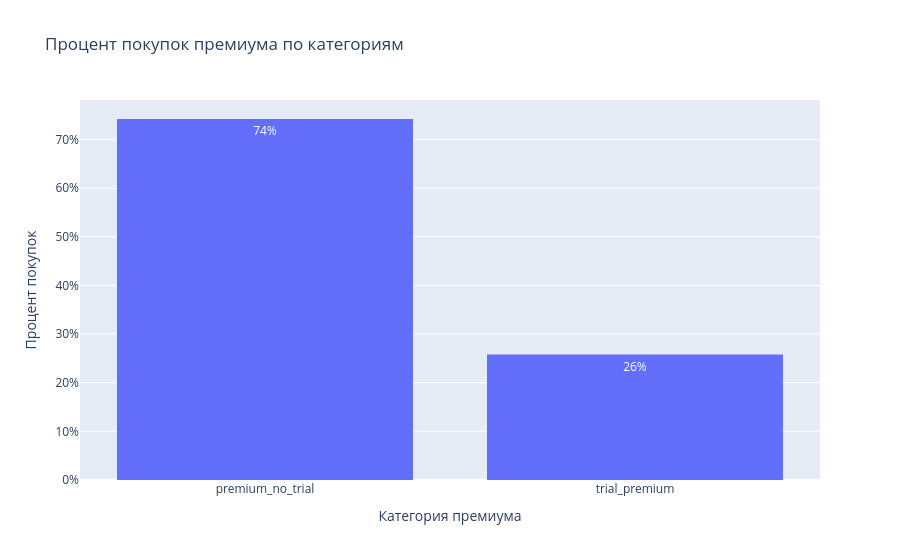

Source (notebook cell):
### Markdown cell above
В ходе эксперимента мы меняли стоимость основной премиум-подписки, а стоимость пробной премиум-подписки оставалась неизменной. Интересно посмотреть, оказало ли наше изменение влияние на соотношение покупок пробного и основного премиума внутри групп. Другими словами, заставили ли наши изменения чаще или реже выбирать премиум-подписку к покупке.

### Code cell
# построим график процентного соотношения покупок разных видов премиума
fig = px.histogram(premium_clean, x='product_type',
                   histnorm='probability density',
                   text_auto=True,
                   title='Процент покупок премиума по категориям')

fig.update_layout(
    yaxis_title='Процент покупок',
    xaxis_title='Категория премиума',
    yaxis_tickformat='.0%'
)
fig.show()

### Figure 1 — Plotly figure (JSON) as saved in the notebook; plotly's stock layout.template omitted (floating-point values rounded to 4 significant figures; data arrays with more than 128 entries replaced by an {"elided": "..."} marker saying what was removed)
{"data": [{"alignmentgroup": "True", "bingroup": "x", "histnorm": "probability density", "hovertemplate": "product_type=%{x}<br>probability density=%{y}<extra></extra>", "legendgroup": "", "marker": {"color": "#636efa", "pattern": {"shape": ""}}, "name": "", "offsetgroup": "", "orientation": "v", "showlegend": false, "texttemplate": "%{value}", "type": "histogram", "x": {"elided": "287 str values"}, "xaxis": "x", "yaxis": "y"}], "layout": {"barmode": "relative", "legend": {"tracegroupgap": 0}, "title": {"text": "Процент покупок премиума по категориям"}, "xaxis": {"anchor": "y", "domain": [0, 1], "title": {"text": "Категория премиума"}}, "yaxis": {"anchor": "x", "domain": [0, 1], "tickformat": ".0%", "title": {"text": "Процент покупок"}}}}
